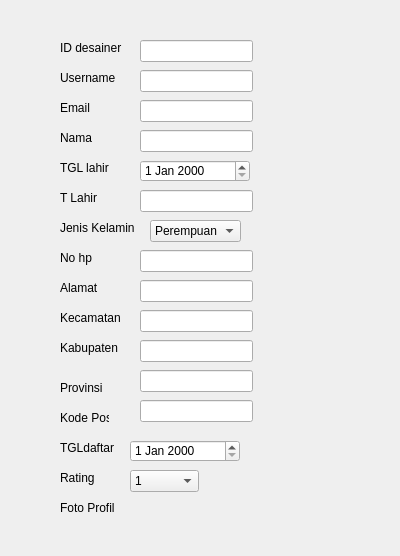
<?xml version="1.0" encoding="UTF-8"?>
<ui version="4.0">
 <class>Form</class>
 <widget class="QWidget" name="Form">
  <property name="geometry">
   <rect>
    <x>0</x>
    <y>0</y>
    <width>400</width>
    <height>556</height>
   </rect>
  </property>
  <property name="windowTitle">
   <string>Form</string>
  </property>
  <widget class="QLabel" name="label_15">
   <property name="geometry">
    <rect>
     <x>60</x>
     <y>500</y>
     <width>61</width>
     <height>16</height>
    </rect>
   </property>
   <property name="text">
    <string>Foto Profil</string>
   </property>
  </widget>
  <widget class="QLabel" name="label_7">
   <property name="geometry">
    <rect>
     <x>60</x>
     <y>220</y>
     <width>81</width>
     <height>16</height>
    </rect>
   </property>
   <property name="text">
    <string>Jenis Kelamin</string>
   </property>
  </widget>
  <widget class="QLineEdit" name="editKecamatandesain">
   <property name="geometry">
    <rect>
     <x>140</x>
     <y>310</y>
     <width>113</width>
     <height>22</height>
    </rect>
   </property>
  </widget>
  <widget class="QLabel" name="label_8">
   <property name="geometry">
    <rect>
     <x>60</x>
     <y>250</y>
     <width>49</width>
     <height>16</height>
    </rect>
   </property>
   <property name="text">
    <string>No hp</string>
   </property>
  </widget>
  <widget class="QLineEdit" name="editNamadesain">
   <property name="geometry">
    <rect>
     <x>140</x>
     <y>130</y>
     <width>113</width>
     <height>22</height>
    </rect>
   </property>
  </widget>
  <widget class="QLabel" name="label_14">
   <property name="geometry">
    <rect>
     <x>60</x>
     <y>440</y>
     <width>61</width>
     <height>16</height>
    </rect>
   </property>
   <property name="text">
    <string>TGLdaftar</string>
   </property>
  </widget>
  <widget class="QLabel" name="label_11">
   <property name="geometry">
    <rect>
     <x>60</x>
     <y>340</y>
     <width>71</width>
     <height>16</height>
    </rect>
   </property>
   <property name="text">
    <string>Kabupaten</string>
   </property>
  </widget>
  <widget class="QLineEdit" name="editUsernamedesain">
   <property name="geometry">
    <rect>
     <x>140</x>
     <y>70</y>
     <width>113</width>
     <height>22</height>
    </rect>
   </property>
  </widget>
  <widget class="QLineEdit" name="editAlamatdesain">
   <property name="geometry">
    <rect>
     <x>140</x>
     <y>280</y>
     <width>113</width>
     <height>22</height>
    </rect>
   </property>
  </widget>
  <widget class="QLineEdit" name="editNohpdesain">
   <property name="geometry">
    <rect>
     <x>140</x>
     <y>250</y>
     <width>113</width>
     <height>22</height>
    </rect>
   </property>
  </widget>
  <widget class="QComboBox" name="cmbKelamindesain">
   <property name="geometry">
    <rect>
     <x>150</x>
     <y>220</y>
     <width>91</width>
     <height>22</height>
    </rect>
   </property>
   <item>
    <property name="text">
     <string>Perempuan</string>
    </property>
   </item>
   <item>
    <property name="text">
     <string>Laki laki</string>
    </property>
   </item>
  </widget>
  <widget class="QLineEdit" name="editLahirdesain">
   <property name="geometry">
    <rect>
     <x>140</x>
     <y>190</y>
     <width>113</width>
     <height>22</height>
    </rect>
   </property>
  </widget>
  <widget class="QLineEdit" name="editKodeposdesain">
   <property name="geometry">
    <rect>
     <x>140</x>
     <y>400</y>
     <width>113</width>
     <height>22</height>
    </rect>
   </property>
  </widget>
  <widget class="QLabel" name="label_2">
   <property name="geometry">
    <rect>
     <x>60</x>
     <y>70</y>
     <width>61</width>
     <height>16</height>
    </rect>
   </property>
   <property name="text">
    <string>Username</string>
   </property>
  </widget>
  <widget class="QDateEdit" name="dateDaftardesain">
   <property name="geometry">
    <rect>
     <x>130</x>
     <y>440</y>
     <width>110</width>
     <height>22</height>
    </rect>
   </property>
  </widget>
  <widget class="QDateEdit" name="dateLahirdesain">
   <property name="geometry">
    <rect>
     <x>140</x>
     <y>160</y>
     <width>110</width>
     <height>22</height>
    </rect>
   </property>
  </widget>
  <widget class="QLabel" name="label_5">
   <property name="geometry">
    <rect>
     <x>60</x>
     <y>160</y>
     <width>49</width>
     <height>16</height>
    </rect>
   </property>
   <property name="text">
    <string>TGL lahir</string>
   </property>
  </widget>
  <widget class="QLineEdit" name="editProvinsidesain">
   <property name="geometry">
    <rect>
     <x>140</x>
     <y>370</y>
     <width>113</width>
     <height>22</height>
    </rect>
   </property>
  </widget>
  <widget class="QLabel" name="label_10">
   <property name="geometry">
    <rect>
     <x>60</x>
     <y>310</y>
     <width>71</width>
     <height>16</height>
    </rect>
   </property>
   <property name="text">
    <string>Kecamatan</string>
   </property>
  </widget>
  <widget class="QLabel" name="label_3">
   <property name="geometry">
    <rect>
     <x>60</x>
     <y>100</y>
     <width>49</width>
     <height>16</height>
    </rect>
   </property>
   <property name="text">
    <string>Email</string>
   </property>
  </widget>
  <widget class="QLabel" name="label_12">
   <property name="geometry">
    <rect>
     <x>60</x>
     <y>380</y>
     <width>49</width>
     <height>16</height>
    </rect>
   </property>
   <property name="text">
    <string>Provinsi</string>
   </property>
  </widget>
  <widget class="QLineEdit" name="editEmaildesain">
   <property name="geometry">
    <rect>
     <x>140</x>
     <y>100</y>
     <width>113</width>
     <height>22</height>
    </rect>
   </property>
  </widget>
  <widget class="QLineEdit" name="editKabupatendesain">
   <property name="geometry">
    <rect>
     <x>140</x>
     <y>340</y>
     <width>113</width>
     <height>22</height>
    </rect>
   </property>
  </widget>
  <widget class="QLabel" name="label">
   <property name="geometry">
    <rect>
     <x>60</x>
     <y>40</y>
     <width>71</width>
     <height>16</height>
    </rect>
   </property>
   <property name="text">
    <string>ID desainer</string>
   </property>
  </widget>
  <widget class="QLabel" name="label_13">
   <property name="geometry">
    <rect>
     <x>60</x>
     <y>410</y>
     <width>49</width>
     <height>16</height>
    </rect>
   </property>
   <property name="text">
    <string>Kode Post</string>
   </property>
  </widget>
  <widget class="QLabel" name="label_4">
   <property name="geometry">
    <rect>
     <x>60</x>
     <y>130</y>
     <width>49</width>
     <height>16</height>
    </rect>
   </property>
   <property name="text">
    <string>Nama</string>
   </property>
  </widget>
  <widget class="QLineEdit" name="editDesain">
   <property name="geometry">
    <rect>
     <x>140</x>
     <y>40</y>
     <width>113</width>
     <height>22</height>
    </rect>
   </property>
  </widget>
  <widget class="QLabel" name="label_6">
   <property name="geometry">
    <rect>
     <x>60</x>
     <y>190</y>
     <width>49</width>
     <height>16</height>
    </rect>
   </property>
   <property name="text">
    <string>T Lahir</string>
   </property>
  </widget>
  <widget class="QLabel" name="label_9">
   <property name="geometry">
    <rect>
     <x>60</x>
     <y>280</y>
     <width>49</width>
     <height>16</height>
    </rect>
   </property>
   <property name="text">
    <string>Alamat</string>
   </property>
  </widget>
  <widget class="QLabel" name="label_16">
   <property name="geometry">
    <rect>
     <x>60</x>
     <y>470</y>
     <width>61</width>
     <height>16</height>
    </rect>
   </property>
   <property name="text">
    <string>Rating</string>
   </property>
  </widget>
  <widget class="QComboBox" name="comboBox">
   <property name="geometry">
    <rect>
     <x>130</x>
     <y>470</y>
     <width>69</width>
     <height>22</height>
    </rect>
   </property>
   <item>
    <property name="text">
     <string>1</string>
    </property>
   </item>
   <item>
    <property name="text">
     <string>2</string>
    </property>
   </item>
   <item>
    <property name="text">
     <string>3</string>
    </property>
   </item>
   <item>
    <property name="text">
     <string>4</string>
    </property>
   </item>
   <item>
    <property name="text">
     <string>5</string>
    </property>
   </item>
  </widget>
 </widget>
 <resources/>
 <connections/>
</ui>
